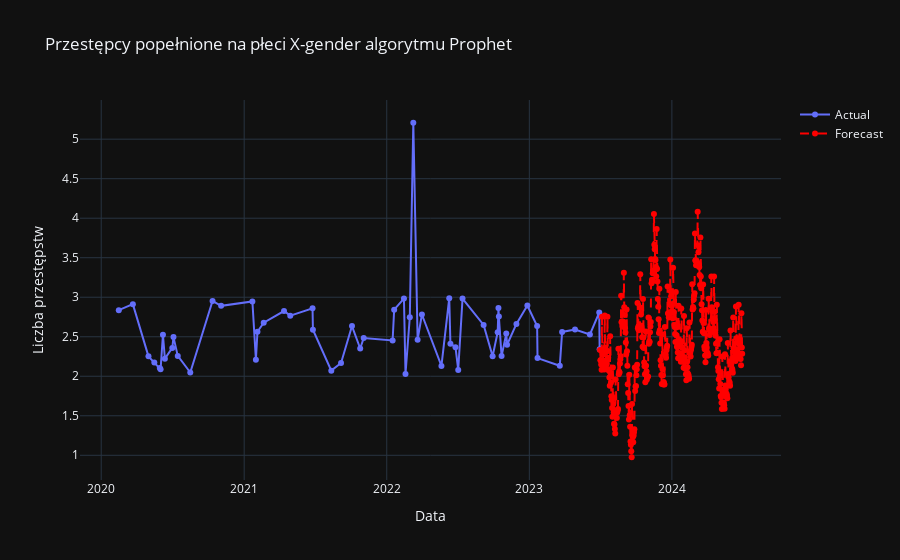

Here is the notebook cell this chart was saved with:
### Code cell
import pandas as pd
import numpy as np
import matplotlib.pyplot as plt
from prophet import Prophet
import plotly.graph_objects as go



df['Date'] = pd.to_datetime(df[['Year', 'Month', 'Day']])

# Grupowanie i agregacja danych
df_grouped = df.groupby('Date')['count'].sum().reset_index()

# Przygotowanie danych do modelu Prophet
df_grouped.rename(columns={'Date': 'ds', 'count': 'y'}, inplace=True)

# Dopasowanie modelu Prophet
model = Prophet()
model.fit(df_grouped)

# Prognoza na następny rok
future_dates = model.make_future_dataframe(periods=365)
forecast = model.predict(future_dates)

# Wykres szeregu czasowego z prognozą
fig = go.Figure()

# Dodanie rzeczywistych danych
fig.add_trace(go.Scatter(x=df_grouped['ds'], y=df_grouped['y'], mode='lines+markers', name='Actual'))

# Dodanie prognoz
forecast_future = forecast[forecast['ds'] > df_grouped['ds'].max()]
fig.add_trace(go.Scatter(x=forecast_future['ds'], y=forecast_future['yhat'], mode='lines+markers', name='Forecast', line=dict(color='red', dash='dash')))

# Aktualizacja układu wykresu
fig.update_layout(title='Przestępcy popełnione na płeci X-gender algorytmu Prophet', xaxis_title='Data',
                   yaxis_title='Liczba przestępstw',template="plotly_dark",)

# Wyświetlenie wykresu
fig.show()

# Zapisywanie wykresu do pliku HTML
fig.write_html("forecast_plot4_3.html")

### Figure 1 — Plotly figure (JSON) as saved in the notebook; plotly's stock layout.template omitted (floating-point values rounded to 4 significant figures; data arrays with more than 128 entries replaced by an {"elided": "..."} marker saying what was removed)
{"data": [{"mode": "lines+markers", "name": "Actual", "type": "scatter", "x": ["2020-02-15T00:00:00", "2020-03-22T00:00:00", "2020-05-01T00:00:00", "2020-05-16T00:00:00", "2020-05-30T00:00:00", "2020-06-01T00:00:00", "2020-06-07T00:00:00", "2020-06-12T00:00:00", "2020-07-01T00:00:00", "2020-07-04T00:00:00", "2020-07-15T00:00:00", "2020-08-16T00:00:00", "2020-10-12T00:00:00", "2020-11-03T00:00:00", "2021-01-22T00:00:00", "2021-01-31T00:00:00", "2021-02-04T00:00:00", "2021-02-20T00:00:00", "2021-04-13T00:00:00", "2021-04-29T00:00:00", "2021-06-25T00:00:00", "2021-06-26T00:00:00", "2021-08-12T00:00:00", "2021-09-06T00:00:00", "2021-10-04T00:00:00", "2021-10-25T00:00:00", "2021-11-03T00:00:00", "2022-01-16T00:00:00", "2022-01-20T00:00:00", "2022-02-14T00:00:00", "2022-02-18T00:00:00", "2022-03-01T00:00:00", "2022-03-10T00:00:00", "2022-03-21T00:00:00", "2022-04-01T00:00:00", "2022-05-21T00:00:00", "2022-06-10T00:00:00", "2022-06-13T00:00:00", "2022-06-26T00:00:00", "2022-07-03T00:00:00", "2022-07-14T00:00:00", "2022-09-06T00:00:00", "2022-09-29T00:00:00", "2022-10-12T00:00:00", "2022-10-14T00:00:00", "2022-10-15T00:00:00", "2022-10-22T00:00:00", "2022-11-03T00:00:00", "2022-11-05T00:00:00", "2022-11-29T00:00:00", "2022-12-27T00:00:00", "2023-01-21T00:00:00", "2023-01-22T00:00:00", "2023-03-20T00:00:00", "2023-03-26T00:00:00", "2023-04-28T00:00:00", "2023-06-05T00:00:00", "2023-06-29T00:00:00", "2023-06-30T00:00:00"], "y": [2.837, 2.912, 2.252, 2.174, 2.104, 2.087, 2.526, 2.222, 2.359, 2.495, 2.258, 2.047, 2.953, 2.891, 2.947, 2.21, 2.563, 2.678, 2.826, 2.767, 2.86, 2.59, 2.071, 2.168, 2.635, 2.351, 2.483, 2.453, 2.843, 2.982, 2.029, 2.747, 5.208, 2.461, 2.782, 2.13, 2.988, 2.412, 2.366, 2.08, 2.983, 2.65, 2.253, 2.558, 2.862, 2.756, 2.255, 2.54, 2.398, 2.662, 2.896, 2.635, 2.23, 2.133, 2.561, 2.592, 2.528, 2.807, 2.343]}, {"line": {"color": "red", "dash": "dash"}, "mode": "lines+markers", "name": "Forecast", "type": "scatter", "x": {"elided": "365 str values"}, "y": {"elided": "365 float values"}}], "layout": {"title": {"text": "Przestępcy popełnione na płeci X-gender algorytmu Prophet"}, "xaxis": {"title": {"text": "Data"}}, "yaxis": {"title": {"text": "Liczba przestępstw"}}}}
